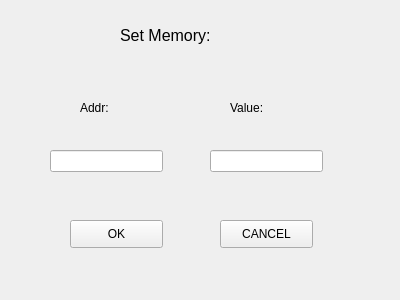
<?xml version="1.0" encoding="UTF-8"?>
<ui version="4.0">
 <class>setMemWidget</class>
 <widget class="QWidget" name="setMemWidget">
  <property name="geometry">
   <rect>
    <x>0</x>
    <y>0</y>
    <width>400</width>
    <height>300</height>
   </rect>
  </property>
  <property name="windowTitle">
   <string>Form</string>
  </property>
  <widget class="QLabel" name="label">
   <property name="geometry">
    <rect>
     <x>120</x>
     <y>20</y>
     <width>121</width>
     <height>31</height>
    </rect>
   </property>
   <property name="font">
    <font>
     <pointsize>12</pointsize>
    </font>
   </property>
   <property name="text">
    <string>Set Memory:</string>
   </property>
  </widget>
  <widget class="QLabel" name="label_2">
   <property name="geometry">
    <rect>
     <x>80</x>
     <y>100</y>
     <width>55</width>
     <height>16</height>
    </rect>
   </property>
   <property name="text">
    <string>Addr:</string>
   </property>
  </widget>
  <widget class="QLabel" name="label_3">
   <property name="geometry">
    <rect>
     <x>230</x>
     <y>100</y>
     <width>55</width>
     <height>16</height>
    </rect>
   </property>
   <property name="text">
    <string>Value:</string>
   </property>
  </widget>
  <widget class="QLineEdit" name="addrEdit">
   <property name="geometry">
    <rect>
     <x>50</x>
     <y>150</y>
     <width>113</width>
     <height>22</height>
    </rect>
   </property>
  </widget>
  <widget class="QLineEdit" name="valueEdit">
   <property name="geometry">
    <rect>
     <x>210</x>
     <y>150</y>
     <width>113</width>
     <height>22</height>
    </rect>
   </property>
  </widget>
  <widget class="QPushButton" name="okButton">
   <property name="geometry">
    <rect>
     <x>70</x>
     <y>220</y>
     <width>93</width>
     <height>28</height>
    </rect>
   </property>
   <property name="text">
    <string>OK</string>
   </property>
  </widget>
  <widget class="QPushButton" name="cancelButton">
   <property name="geometry">
    <rect>
     <x>220</x>
     <y>220</y>
     <width>93</width>
     <height>28</height>
    </rect>
   </property>
   <property name="text">
    <string>CANCEL</string>
   </property>
  </widget>
 </widget>
 <resources/>
 <connections/>
</ui>
